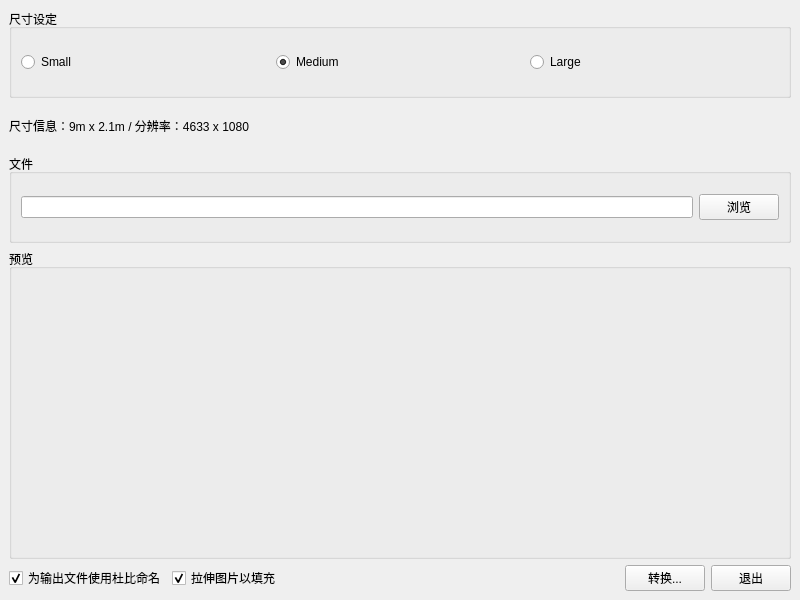
<?xml version="1.0" encoding="UTF-8"?>
<ui version="4.0">
 <class>MainWindow</class>
 <widget class="QMainWindow" name="MainWindow">
  <property name="geometry">
   <rect>
    <x>0</x>
    <y>0</y>
    <width>800</width>
    <height>600</height>
   </rect>
  </property>
  <property name="windowTitle">
   <string>AVPStudio ImageOrganizer</string>
  </property>
  <widget class="QWidget" name="centralwidget">
   <layout class="QVBoxLayout" name="verticalLayout" stretch="2,1,2,7,1">
    <item>
     <widget class="QGroupBox" name="groupBoxSizeSettings">
      <property name="title">
       <string>尺寸设定</string>
      </property>
      <layout class="QHBoxLayout" name="horizontalLayout">
       <item>
        <widget class="QRadioButton" name="radioButtonSmallSize">
         <property name="text">
          <string>Small</string>
         </property>
        </widget>
       </item>
       <item>
        <widget class="QRadioButton" name="radioButtonMediumSize">
         <property name="text">
          <string>Medium</string>
         </property>
         <property name="checked">
          <bool>true</bool>
         </property>
        </widget>
       </item>
       <item>
        <widget class="QRadioButton" name="radioButtonLargeSize">
         <property name="text">
          <string>Large</string>
         </property>
        </widget>
       </item>
      </layout>
     </widget>
    </item>
    <item>
     <widget class="QLabel" name="labelSize">
      <property name="text">
       <string>尺寸信息：9m x 2.1m / 分辨率：4633 x 1080</string>
      </property>
      <property name="textFormat">
       <enum>Qt::PlainText</enum>
      </property>
     </widget>
    </item>
    <item>
     <widget class="QGroupBox" name="groupBoxFiles">
      <property name="title">
       <string>文件</string>
      </property>
      <layout class="QHBoxLayout" name="horizontalLayout_2">
       <item>
        <widget class="QLineEdit" name="lineEditInPath"/>
       </item>
       <item>
        <widget class="QPushButton" name="pushButtonInBrowse">
         <property name="text">
          <string>浏览</string>
         </property>
        </widget>
       </item>
      </layout>
     </widget>
    </item>
    <item>
     <widget class="QGroupBox" name="groupBoxPreview">
      <property name="title">
       <string>预览</string>
      </property>
      <layout class="QHBoxLayout" name="horizontalLayout_3">
       <item>
        <widget class="QLabel" name="labelImagePreview">
         <property name="minimumSize">
          <size>
           <width>700</width>
           <height>161</height>
          </size>
         </property>
         <property name="maximumSize">
          <size>
           <width>700</width>
           <height>161</height>
          </size>
         </property>
         <property name="text">
          <string/>
         </property>
         <property name="scaledContents">
          <bool>true</bool>
         </property>
         <property name="alignment">
          <set>Qt::AlignCenter</set>
         </property>
        </widget>
       </item>
      </layout>
     </widget>
    </item>
    <item>
     <layout class="QHBoxLayout" name="horizontalLayoutButtons">
      <item>
       <widget class="QCheckBox" name="checkBoxDolbyNaming">
        <property name="text">
         <string>为输出文件使用杜比命名</string>
        </property>
        <property name="checked">
         <bool>true</bool>
        </property>
       </widget>
      </item>
      <item>
       <widget class="QCheckBox" name="checkBoxExtend">
        <property name="toolTip">
         <string>若输入内容同预设尺寸分辨率相同，建议保持该选项开启。</string>
        </property>
        <property name="text">
         <string>拉伸图片以填充</string>
        </property>
        <property name="checked">
         <bool>true</bool>
        </property>
       </widget>
      </item>
      <item>
       <spacer name="horizontalSpacer">
        <property name="orientation">
         <enum>Qt::Horizontal</enum>
        </property>
        <property name="sizeHint" stdset="0">
         <size>
          <width>40</width>
          <height>20</height>
         </size>
        </property>
       </spacer>
      </item>
      <item>
       <widget class="QPushButton" name="pushButtonConvert">
        <property name="text">
         <string>转换...</string>
        </property>
       </widget>
      </item>
      <item>
       <widget class="QPushButton" name="pushButtonQuit">
        <property name="text">
         <string>退出</string>
        </property>
       </widget>
      </item>
     </layout>
    </item>
   </layout>
  </widget>
  <widget class="QMenuBar" name="menubar">
   <property name="geometry">
    <rect>
     <x>0</x>
     <y>0</y>
     <width>800</width>
     <height>21</height>
    </rect>
   </property>
  </widget>
 </widget>
 <resources/>
 <connections/>
</ui>
